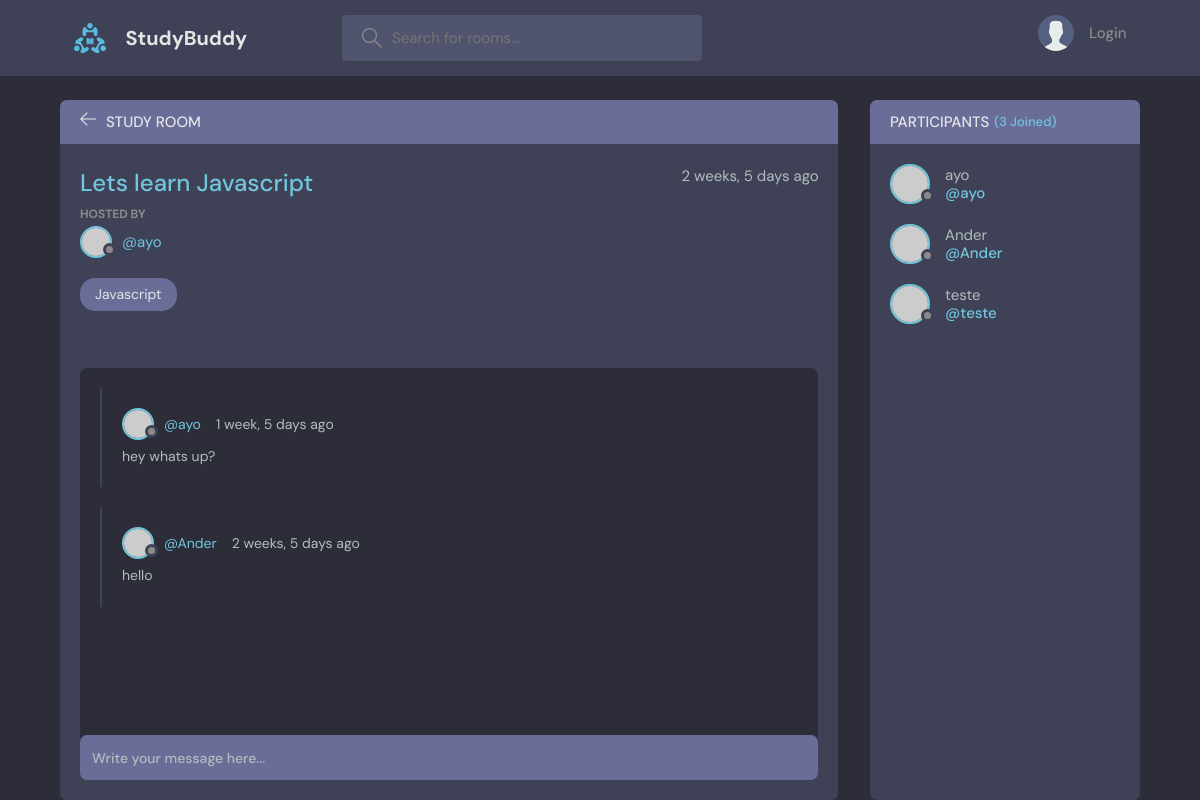
Page /room/2/ on the committed database.
### base/models.py (models this page shows, shortened)
class Room(models.Model):
    host = models.ForeignKey(User, on_delete=models.SET_NULL, null=True)
    topic = models.ForeignKey(Topic, on_delete=models.SET_NULL, null=True)
    name = models.CharField(max_length=200)
    description = models.TextField(null=True, blank=True)
    participants = models.ManyToManyField(User, related_name='participants', blank=True)
    update = models.DateTimeField(auto_now=True)
    created = models.DateTimeField(auto_now_add=True)
    class Meta:
        ordering = ['-update', '-created']

class Topic(models.Model):
    name = models.CharField(max_length=200)
    def __str__(self):
        return self.name

class Message(models.Model):
    user = models.ForeignKey(User,on_delete=models.CASCADE)
    room = models.ForeignKey(Room, on_delete=models.CASCADE)
    body = models.TextField()
    update = models.DateTimeField(auto_now=True)
    created = models.DateTimeField(auto_now_add=True)
    class Meta:
        ordering = ['-update', '-created']

### base/views.py (the view, shortened to what this page needs)
# urls.py: path('room/<str:pk>/', views.room, name="room"),
def room(request, pk):
    room = Room.objects.get(id=pk)
    room_messages = room.message_set.all()
    participants = room.participants.all()
    context = {'room': room, 'room_messages': room_messages, 'participants': participants}
    return render(request, 'base/room.html', context)

### base/templates/base/room.html (shortened to what this page needs)
{% extends "main.html" %} {% block content %}
<main class="profile-page layout layout--2">
  <div class="container">
    <div class="room">
      <div class="room__top">
        <div class="room__topLeft">
          <a href="{% url 'home' %}">
            <svg version="1.1" xmlns="http://www.w3.org/2000/svg" width="32" height="32"
                 viewBox="0 0 32 32">
              <title>arrow-left</title>
              <path
                    d="M13.723 2.286l-13.723 13.714 13.719 13.714 1.616-1.611-10.96-10.96h27.625v-2.286h-27.625l10.965-10.965-1.616-1.607z">
              </path>
            </svg>
          </a>
          <h3>Study Room</h3>
        </div>
      </div>
      <div class="room__box scroll">
        <div class="room__header scroll">
          <div class="room__info">
            <h3>{{room.name}}</h3>
            <span>{{room.created|timesince}} ago</span>
          </div>
          <div class="room__hosted">
            <p>Hosted By</p>
            <a href="{% url 'user-profile' room.host.id %}" class="room__author">
              <div class="avatar avatar--small">
                <img src="https://randomuser.me/api/portraits/men/37.jpg" />
              </div>
              <span>@{{room.host.username}}</span>
            </a>
          </div>
          <span class="room__topics">{{room.topic}}</span>
        </div>
        <div class="room__conversation">
          <div class="threads scroll">
            {% for message in room_messages %}
            <div class="thread">
              <div class="thread__top">
                <div class="thread__author">
                  <a href="{% url 'user-profile' message.user.id %}" class="thread__authorInfo">
                    <div class="avatar avatar--small">
                      <img src="https://randomuser.me/api/portraits/men/37.jpg" />
                    </div>
                    <span>@{{message.user.username}}</span>
                  </a>
                  <span class="thread__date">{{message.created|timesince}} ago</span>
                </div>
              </div>
              <div class="thread__details">{{message.body}}</div>
            </div>
            {% endfor %}
          </div>
        </div>
      </div>
      <div class="room__message">
        <form action="" method="POST">
          <input name="body" placeholder="Write your message here..." />
        </form>
      </div>
    </div>
    <div class="participants">
      <h3 class="participants__top">
        Participants <span>({{participants.count}} Joined)</span>
      </h3>
      <div class="participants__list scroll">
        {% for user in participants %}
        <a href="{% url 'user-profile' user.id %}" class="participant">
          <div class="avatar avatar--medium">
            <img src="https://randomuser.me/api/portraits/men/37.jpg" />
          </div>
          <p>
            {{user.username}}
            <span>@{{user.username}}</span>
          </p>
        </a>
        {% endfor %}
      </div>
    </div>
  </div>
</main>
{% endblock content %}

### rows in the picture
Room: name "Lets learn Javascript", created "2 weeks, 5 days", host.username "ayo", topic "Javascript"
Message: user.username "ayo", created "1 week, 5 days", body "hey whats up?"
Message: user.username "Ander", created "2 weeks, 5 days", body "hello"

### other values in the picture
{{ participants.count }} "3"
{{ user.username }} "ayo"
{{ user.username }} "Ander"
{{ user.username }} "teste"
